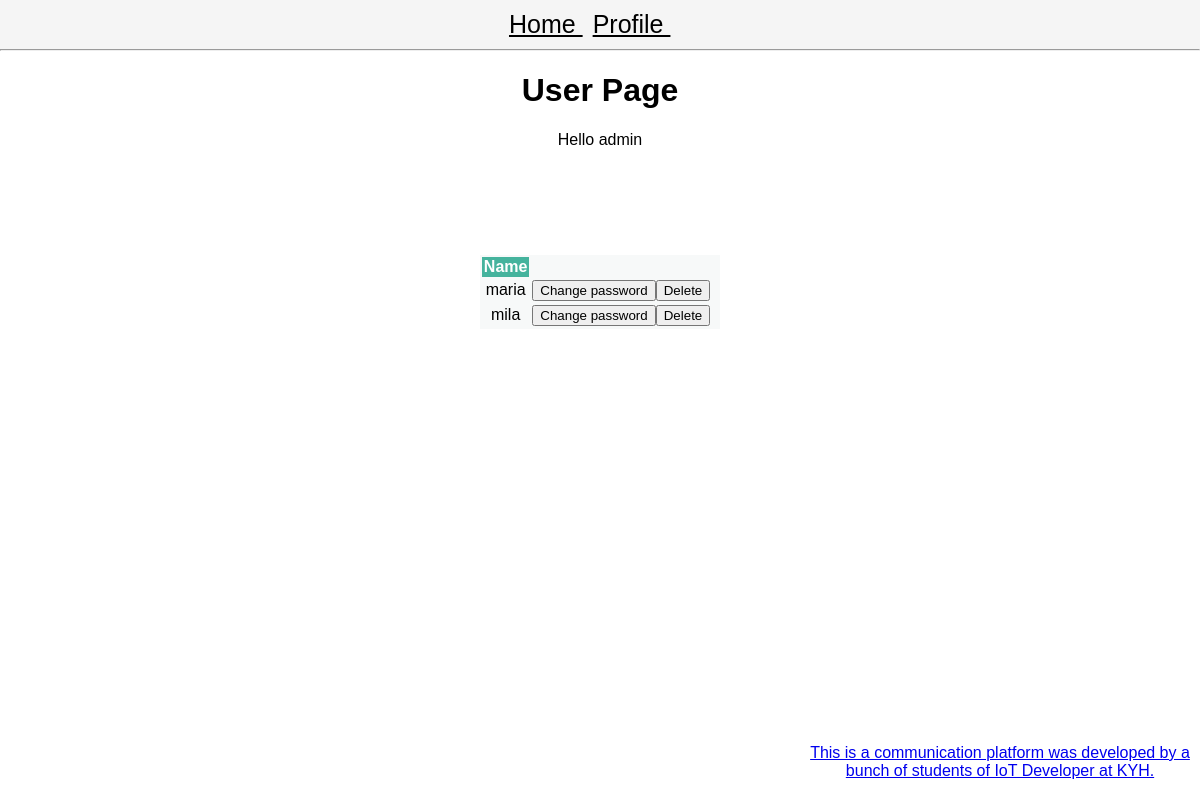
The page /profile (signed in) on the database as committed earlier.
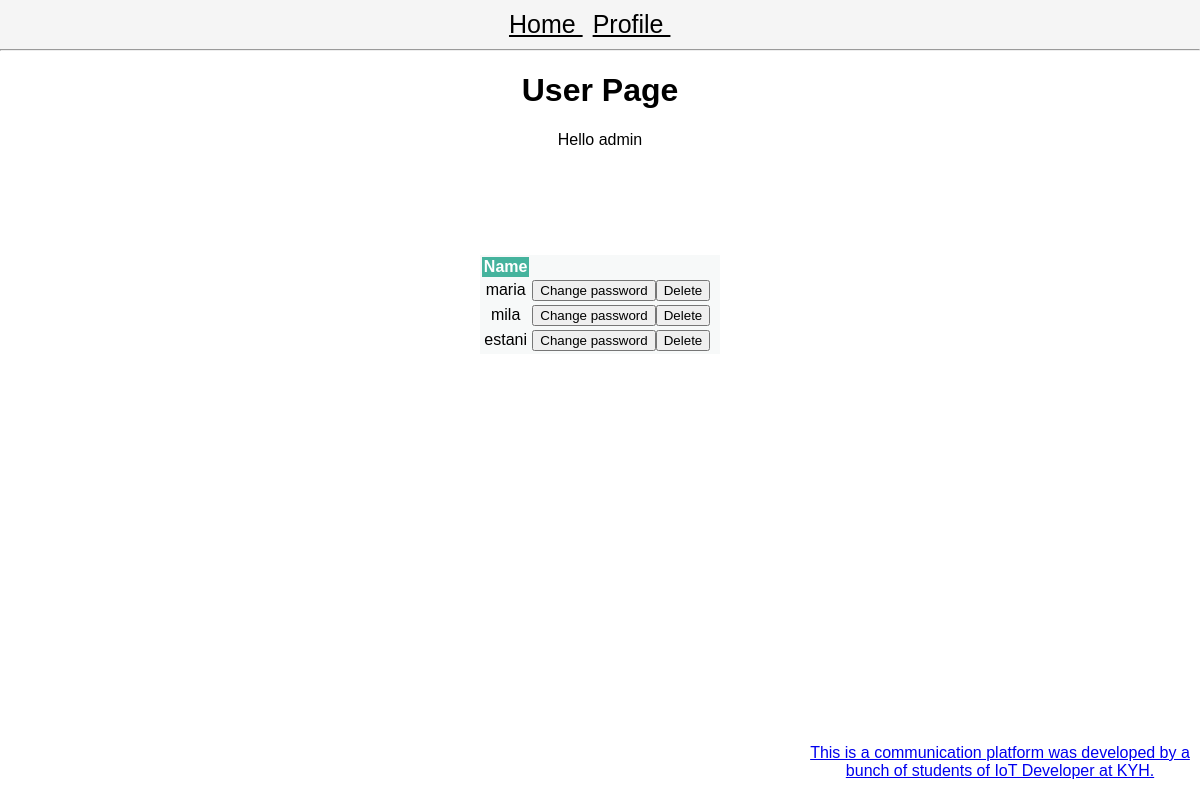
The same page on the database as committed later.
### models.py (models this page shows, shortened)
class User(db.Model):
    id = db.Column(db.Integer, primary_key=True, autoincrement=True)
    name = db.Column(db.String(150))
    email = db.Column(db.String(150), unique=True)
    password = db.Column(db.String(100))
    admin = db.Column(db.BOOLEAN, default=False)
    online = db.Column(db.BOOLEAN, default=False)
    sent_messages = db.relationship('Message', backref='sender', lazy=True)
    recv_messages = db.relationship('Message', secondary=message_recv, lazy='subquery',
                                    backref=db.backref('receivers', lazy=True))

### blueprints/user/__init__.py (the view)
@bp_user.get('/profile')
@login_required
def user_get():
    users = get_all_but_current_users()
    return render_template('user.html', users=users)

### app.py (called while the page is built)
def create_app():
    app = Flask(__name__)
    app.config['SECRET_KEY'] = '123secret'
    app.config['SQLALCHEMY_TRACK_MODIFICATIONS'] = False
    app.config['SQLALCHEMY_DATABASE_URI'] = 'sqlite:///db.sqlite'
    db.init_app(app)
    login_manager = LoginManager()
    login_manager.init_app(app)
    @login_manager.user_loader
    def load_user(user_id):
        from models import User
        return User.query.filter_by(id=user_id).first()
    from blueprints.open import bp_open
    app.register_blueprint(bp_open)
    from blueprints.user import bp_user
    app.register_blueprint(bp_user)
    from blueprints.admin import bp_admin
    app.register_blueprint(bp_admin)
    from blueprints.ajax import bp_ajax
    app.register_blueprint(bp_ajax)
    return app

### controllers/user_controller.py (called while the page is built)
def get_all_but_current_users():
    from models import User
    user = current_user
    return User.query.filter(User.id != user.id).all()

### templates/user.html (shortened to what this page needs)
{% extends "base-template.html" %}
{% block content %}
    <h1 id="main-heading">User Page</h1>
    <p>Hello {{ current_user.name }}</p>
    <br />
    <br />
    <br />
    <br />
    <br />
    {% if current_user.admin == 1 %}
        <table class="center">
            <tr>
                <th>Name</th>
            </tr>
            {% for user in users %}
                <tr>
                    <td><a>{{ user.name }}</a></td>
                    <td class="center-content">
                        <button onclick="location.href='{{ url_for('bp_admin.change_password_get', user_id=user.id) }}'">Change password</button>
                        <form action="{{ url_for('bp_admin.delete_user', user_id=user.id) }}" method="POST">
                            <input type="submit" value="Delete" />
                        </form>
                    </td>
                </tr>
            {% endfor %}
        </table>
    {% else %}
            <button class="button button3" onclick="alertMessage()">Update your email</button>
            <button class="button button3" onclick="alertMessage()">Update your name</button>
    {% endif %}
{% endblock %}

Rows that differ between the two databases and show on the page:
added User: name "estani"
